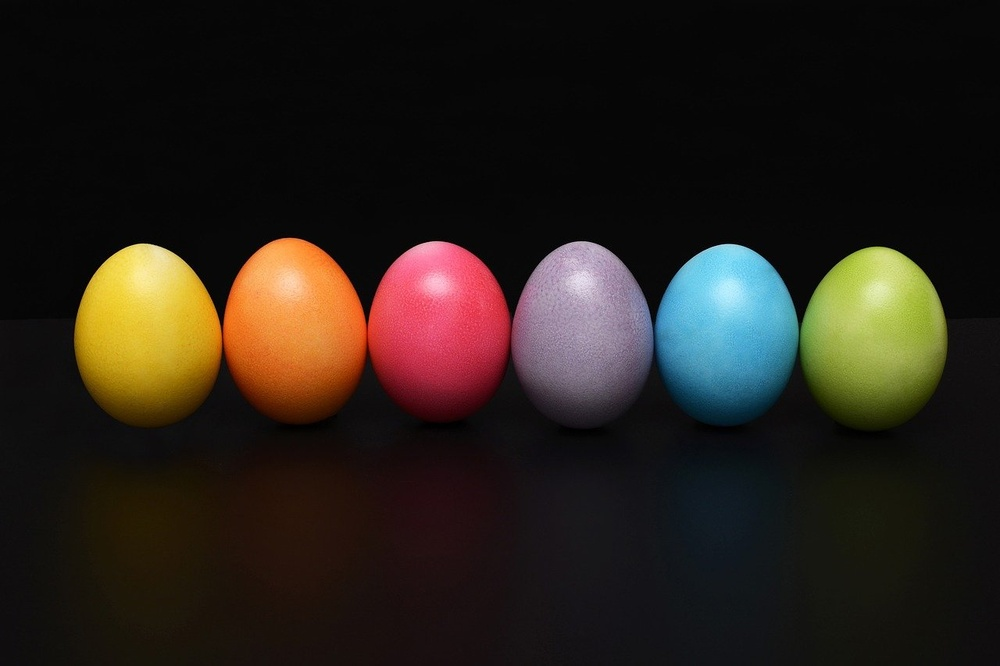
#> input picture egg.jpg, 1000 x 666 px, shrunk from 1280 x 853 before the run
$ python KMeansClusteringAlgorithm.py
#> lines starting #> are read from the running program, lines starting #| are printed output that depends on the picture
# K 평균 군집화 알고리즘
import cv2
import numpy as np

src = cv2.imread("egg.jpg")
#> src is the input picture: shape (666, 1000, 3); mean B, G, R 25.7, 33, 40.5
print(src.shape)
#| (666, 1000, 3)
data = src.reshape(-1, 3).astype(np.float32)

K = 30
criteria = (cv2.TERM_CRITERIA_MAX_ITER + cv2.TermCriteria_EPS, 10, 0.001)
retval, best_labels, centers = cv2.kmeans(
    data # input data
    ,K # 군집의 갯수
    , None
    , criteria # 기준
    , 10 # 시도
    , cv2.KMEANS_RANDOM_CENTERS
)
#> retval = 91321920.5; centers = 30 rows, first 8: [114.4, 87.48, 240.2], [124.9, 102.9, 106.8], [18.84, 85.75, 87.26], [2.72, 40.59, 78.22], [140.5, 216.4, 238.9], [6.65, 6.69, 6.74], [10.34, 61.51, 52.51], [11.74, 11.3, 66.72]

centers = centers.astype(np.uint8)
#> centers = 30 rows, first 8: [114, 87, 240], [124, 102, 106], [18, 85, 87], [2, 40, 78], [140, 216, 238], [6, 6, 6], [10, 61, 52], [11, 11, 66]
dst = centers[best_labels].reshape(src.shape)
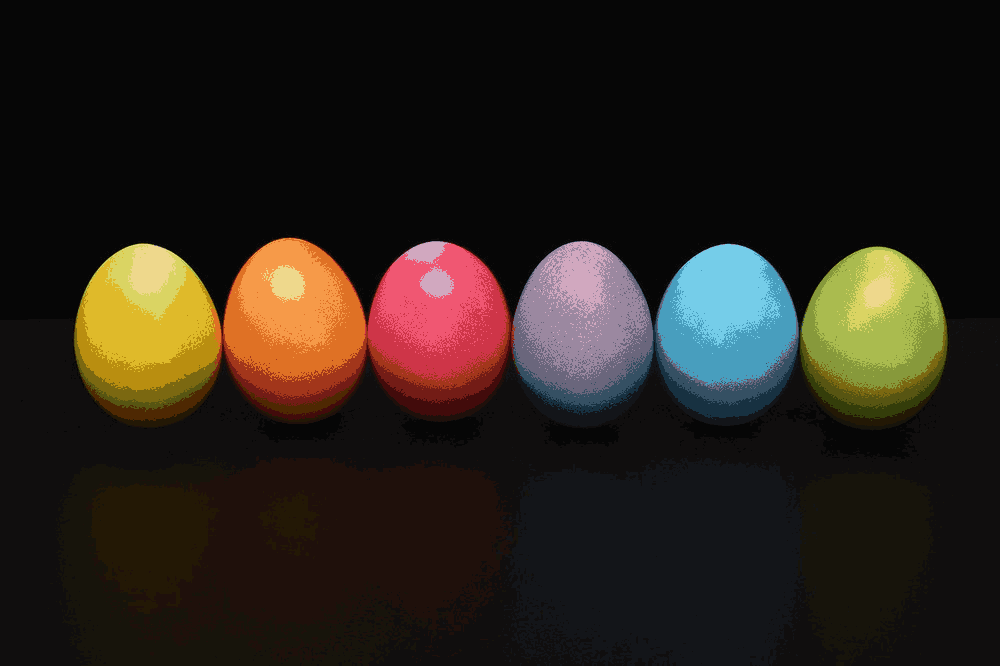
#> dst: shape (666, 1000, 3); mean B, G, R 25.1, 32.5, 39.8

cv2.imshow("dst", dst)
cv2.waitKey(0)
#> (the run stopped early here; a loop or call above may not have finished)
